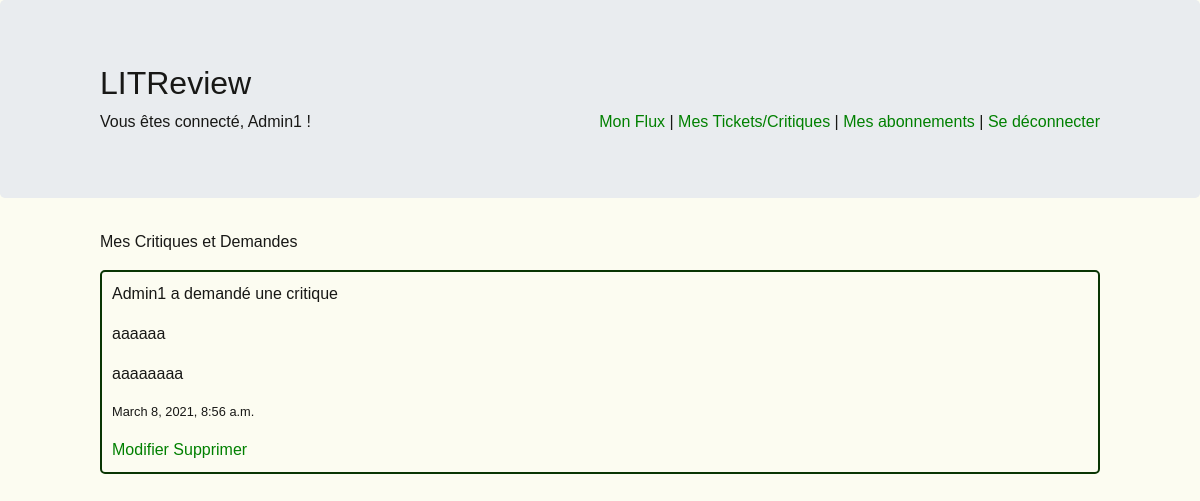
Before: /myposts (signed in) with the older database file.
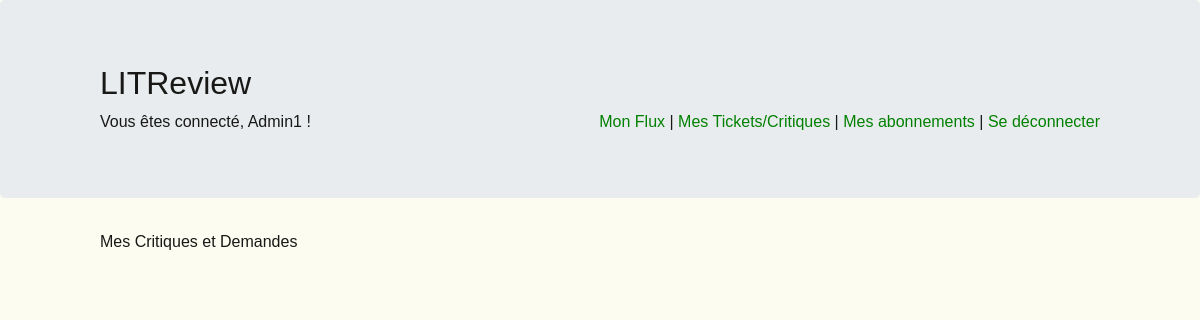
After: the same page with the newer database file.
### critique/models.py (models this page shows, shortened)
class Ticket(models.Model):
    objects = models.Manager()
    title = models.CharField(max_length=128)
    content = models.CharField(max_length=2048, blank=True)
    user = models.ForeignKey(
        to=settings.AUTH_USER_MODEL, on_delete=models.CASCADE)
    image = models.ImageField(null=True, blank=True, upload_to="")
    time_created = models.DateTimeField(auto_now_add=True)

### utilisateur/models.py (models this page shows)
class User(AbstractUser):
    pass

### critique/views.py (the view)
# urls.py: path('myposts', views.view_myposts, name="myposts"),
@login_required
def view_myposts(request):
    tickets = Ticket.objects.filter(user=request.user)
    tickets = tickets.annotate(content_type=Value('TICKET', CharField()))
    reviews = Review.objects.filter(user=request.user)
    reviews = reviews.annotate(content_type=Value('REVIEW', CharField()))
    posts = sorted(
        chain(reviews, tickets),
        key=lambda post: post.time_created,
        reverse=True
    )
    return render(request, 'myposts.html', locals())

### critique/templates/myposts.html (shortened to what this page needs)
{% extends 'main.html' %}
{% load static %}
{% block addcss %}
<link rel="stylesheet" href="{% static 'css/style.css' %}">
<link rel="stylesheet" href="https://cdnjs.cloudflare.com/ajax/libs/font-awesome/4.7.0/css/font-awesome.min.css">
{% endblock %}
{% block content %}
<p>Mes Critiques et Demandes</p>
{% for post in posts %}
    <div id="block1">
    {% if post.content_type == 'TICKET' %}
        <p>{{ post.user }} a demandé une critique</p>
        <p>{{ post.title}}</p>
        <p>{{ post.content }}</p>
        <p><small>{{ post.time_created }}</small></p>
        {% if user == post.user %}
            <a href="{% url 'addticket' id_ticket=post.id %}">Modifier</a>
            <a href="{% url 'deleteticket' id_ticket=post.id %}">Supprimer</a>
        {% endif %}
    {% endif %}
    </div>
{% endfor %}
{% endblock %}

Changed rows visible on the page:
removed Ticket: user "Admin1", title "aaaaaa", content "aaaaaaaa", time_created "March 8, 2021, 8:56 a.m.", shows "Modifier"
